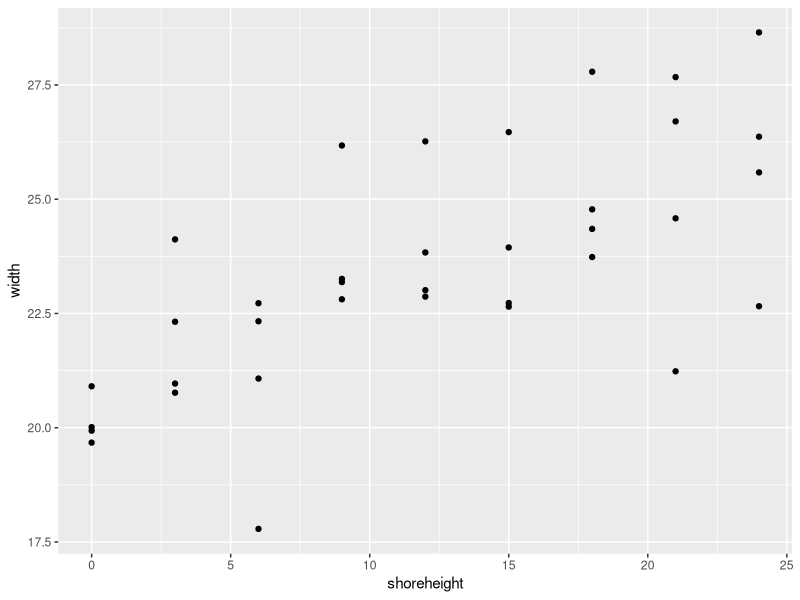
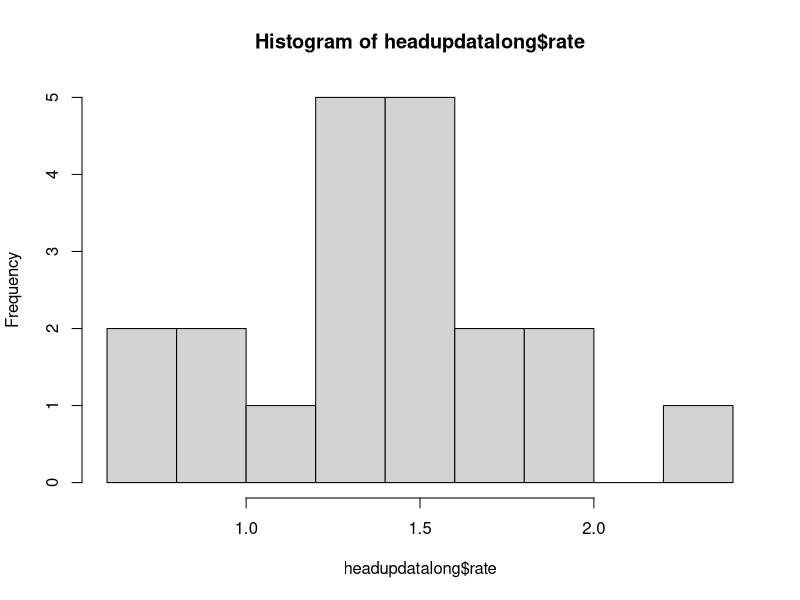
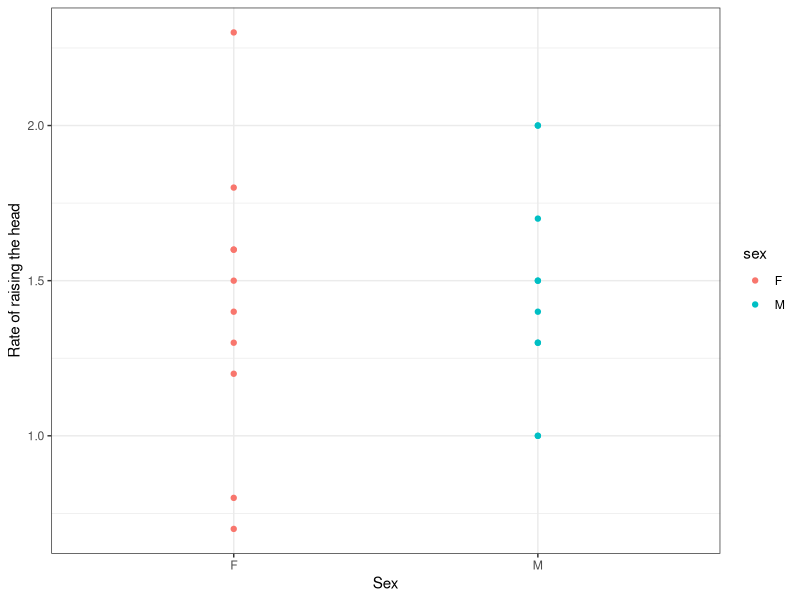
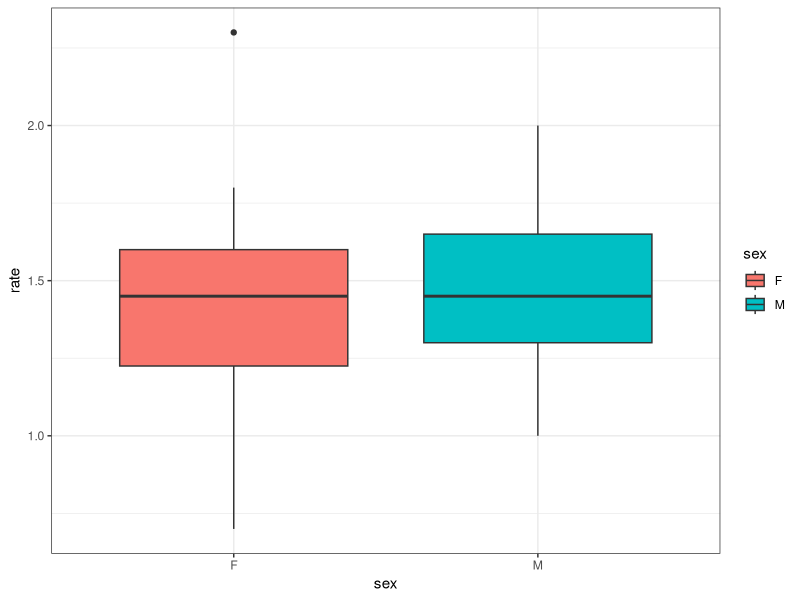
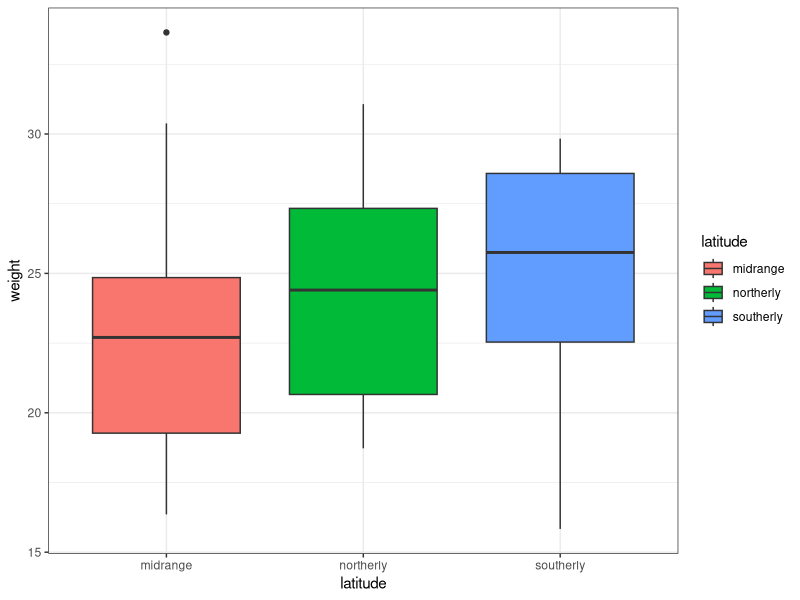
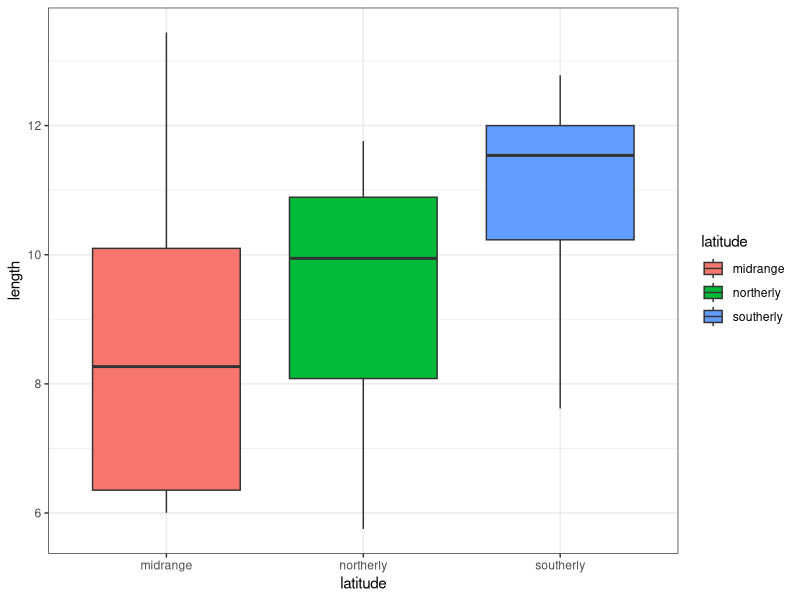
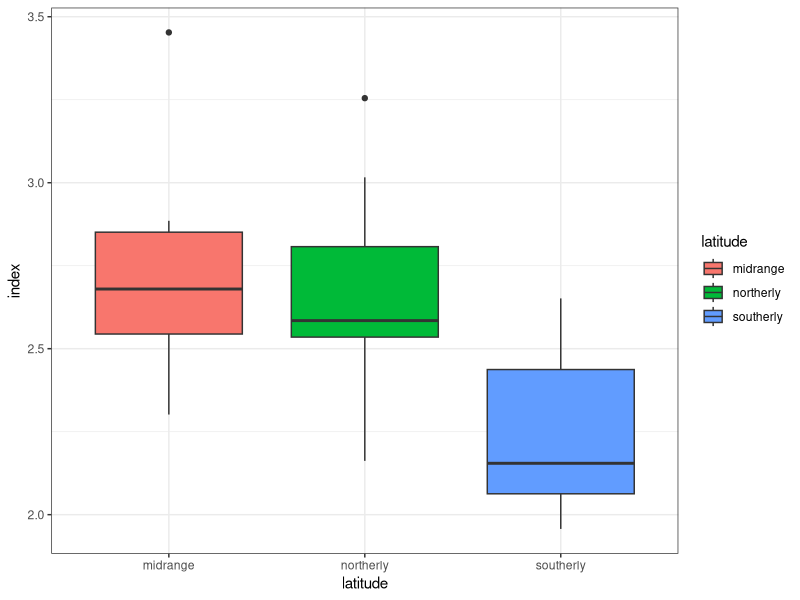
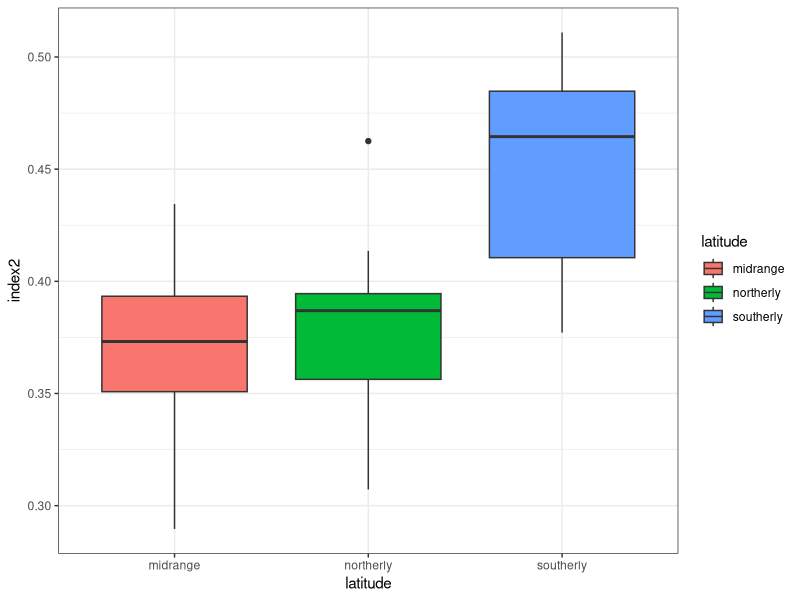

Write R code to recreate these figures, in order.
# BEEC course stats tutorial 
# Adéla Pafková, University of Edinburgh, s1978469@ed.ac.uk

# Session 2: Plotting data, regression analysis, T-test ----
rm(list=ls())  # clear the work environment
library(ggplot2)  # load necessarz libraries
limpetdata <- read.csv("Limpetdata.csv")  # loading data
ggplot(limpetdata, aes(x = shoreheight, y = width)) + geom_point()  # plot the data

# Get basic statistics
summary(limpetdata)
mean(limpetdata$width)
sd(limpetdata$width)
by(limpetdata$width, limpetdata$shoreheight, mean)  # Filters data by site (width), gives the mean shore height for each site

# Fit linear model
my.model <- lm(width ~ shoreheight, data = limpetdata)
summary(my.model)

headupdatalong <- read.csv("Headupdatalong.csv")
# The data is the rate of raising the head (a behaviour associated with vigilance) in lone adult roe deer.
# You are going to try to decide whether there is evidence that there is a sex difference in this behaviour.

headupdatalong$rate <- headupdatalong$headup # create new column "rate" identical to "headup"
by(headupdatalong$rate, headupdatalong$sex, mean)  # get mean rate for each sex

# T test
hist(headupdatalong$rate)  # check if data is normally distributed
t.test(headupdatalong$rate ~ headupdatalong$sex, data = headupdatalong)

# Plot data in a way relevant to the question

## Scatterplot
(vigilance_scatterplot <- ggplot(headupdatalong, aes (x = sex, y = rate, colour = sex)) +
  geom_point() +
  xlab ("Sex") +
  ylab ("Rate of raising the head") +
  theme_bw())

## Boxplot
(vigilance_boxplot <- ggplot(headupdatalong, aes(sex, rate)) +
    geom_boxplot (aes(fill = sex)) +
    theme_bw())

# Session 3: Data manipulation ----

limpetdata <- cbind(limpetdata, (limpetdata$height/limpetdata$width))  # create a new column with values for ratio heigh/width
limpetdata$ratio <- limpetdata$height/limpetdata$width  # give it a reasonable name

# Examples of other other mathematical operations we can perform (non exhaustive)
limpetdata <- cbind(limpetdata, log10(limpetdata$height))  # create new column with log transformed data
limpetdata <- cbind(limpetdata, sqrt(limpetdata$height))  # create new column with sqrt of data

# Session 4: Correlation analysis ----
cor.test(limpetdata$width, limpetdata$height)  # Pearson correlation analysis

# Session 5: T-test ----

headupdata <- read.csv("Headupdata.csv")  # upload data
headupdata  # check the data

t.test(headupdata$male, headupdata$female, paired = FALSE)
t.test(headupdata$male, headupdata$female, paired = FALSE, var.equal = TRUE)  # if variences are equal

# Session 6: ANOVA ----

#install.packages("dplyr")
library(dplyr)  # needed for rename() function

latitudebirds <- read.csv("Latitudebirdsdata.csv")  # load data
latitudebirds  # check data

latitudebirds <- rename(latitudebirds, latitude = Latitude, length = tarsal_length)  # rename columns

(birdsboxplot <- ggplot(latitudebirds, aes(latitude, weight)) +   # plot a boxplot, colour by latitude
    geom_boxplot(aes(fill = latitude)) +
    theme_bw())

# ANOVA

bird.model <- lm(weight ~ latitude, data = latitudebirds)  # fit a linear model
anova(bird.model)  # ask for the anova of the model

# Could you alter the script to analyse the tarsal length measurements rather than
# the weight measurements to check there is also no difference in size across the different categories of sites?
# Using what you learned in earlier practicals could you combine these two variables
# to produce a condition index of the birds and analyse whether this differs between sites?

(birdsboxplotlength <- ggplot(latitudebirds, aes(latitude, length)) +   # plot a boxplot using tarsal length as the y variable
    geom_boxplot(aes(fill = latitude)) +
    theme_bw())

bird.model.length <- lm(length ~ latitude, data = latitudebirds)  # fit a linear model
anova(bird.model.length)  # ask for the anova of the model

# Condition index weight/length

latitudebirds$index <- (latitudebirds$weight/latitudebirds$length)  # create a new column with weight/length ratio numbers

(birdsboxplotindex <- ggplot(latitudebirds, aes(latitude, index)) +   # plot a boxplot, colour by latitude
    geom_boxplot(aes(fill = latitude)) +
    theme_bw())

bird.model.index <- lm(index ~ latitude, data = latitudebirds)  # fit a linear model
anova(bird.model.index)  # ask for the anova of the model

# Condition index length/weight

latitudebirds$index2 <- (latitudebirds$length/latitudebirds$weight)  # create a new column with weight/length ratio numbers

(birdsboxplotindex2 <- ggplot(latitudebirds, aes(latitude, index2)) +   # plot a boxplot, colour by latitude
    geom_boxplot(aes(fill = latitude)) +
    theme_bw())

bird.model.index2 <- lm(index2 ~ latitude, data = latitudebirds)  # fit a linear model
anova(bird.model.index2)  # ask for the anova of the model
